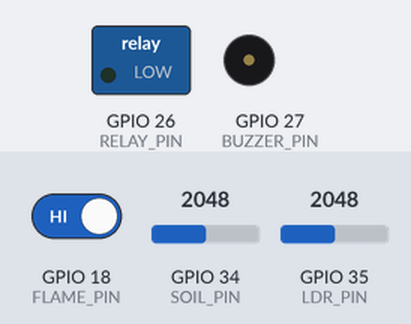
This sketch was run on a simulated ESP32. On the bench: switched loads named in the sketch (green lamp = pin HIGH), buzzer (waves = sounding, pin HIGH). The inputs (shaded band) are chosen by the test bench; at power-on: GPIO 34 (SOIL_PIN) = 2048, GPIO 18 (FLAME_PIN) HIGH, GPIO 35 (LDR_PIN) = 2048. WiFi joins after 1.5 s; servers stay silent unless stated; uploads are accepted with an empty reply; random numbers use the default seed unless the sketch sets one; what the sketch prints to the serial monitor is not drawn.

Above: at 3.7 s.
3.8 s: GPIO 34 (SOIL_PIN) set to 3044
7.9 s: GPIO 34 (SOIL_PIN) set to 3136
At 10.0 s:
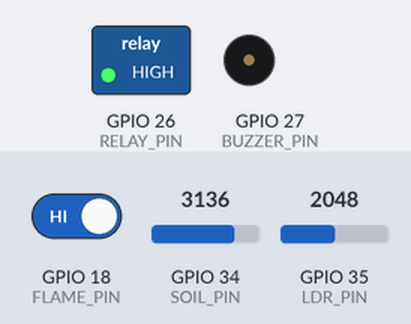
12.0 s: GPIO 18 (FLAME_PIN) driven LOW
At 12.9 s:
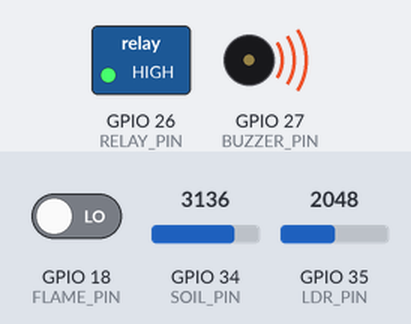
16.1 s: GPIO 34 (SOIL_PIN) set to 2866
At 19.6 s:
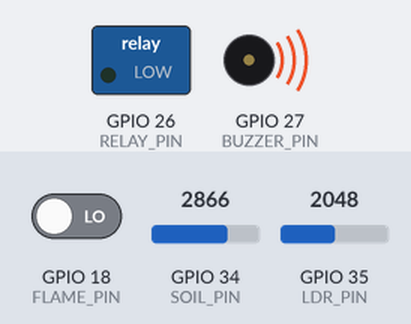
20.2 s: GPIO 34 (SOIL_PIN) set to 3603
At 22.5 s:
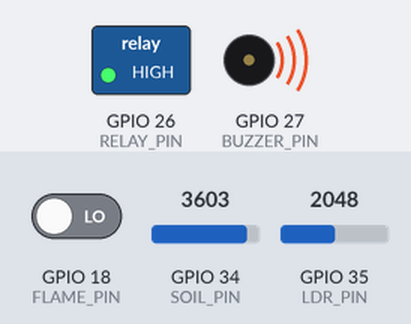
24.3 s: GPIO 34 (SOIL_PIN) set to 2760
At 26.4 s:
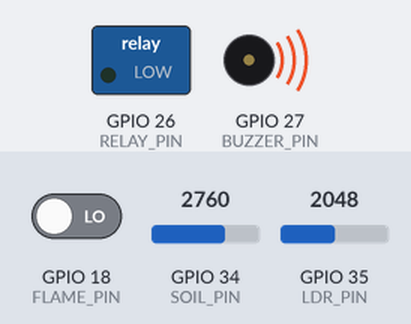
Timing chart, 0 to 27.9 s (numbered marks = the images above; inputs shaded):
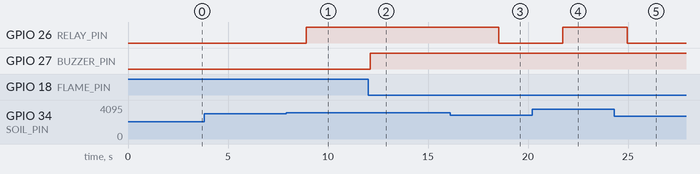

The sketch:

smart_agriculture.ino
```cpp
/*
 * Smart Agriculture Monitoring System
 * Author: Arif Shekh (AI/ML & IoT Developer)
 * Hardware Target: ESP32 / ESP8266 & Arduino
 *
 * Sensors & Actuators:
 * - Soil Moisture Sensor: Analog Pin 34
 * - DHT11 (Temp & Humidity): Digital Pin 4
 * - LDR Light Sensor: Analog Pin 35
 * - Flame Detection Sensor: Digital Pin 18
 * - Relay Module (Water Pump): Digital Pin 26
 * - Buzzer Alarm: Digital Pin 27
 */

#include <WiFi.h>
#include <HTTPClient.h>

// Wi-Fi Credentials
const char* ssid = "WIFI_NETWORK_NAME";
const char* password = "WIFI_PASSWORD";

// Telemetry Server Endpoint
const char* serverUrl = "http://192.168.1.100:5000/api/telemetry";

// Pin Definitions
#define SOIL_PIN 34
#define LDR_PIN 35
#define FLAME_PIN 18
#define RELAY_PIN 26
#define BUZZER_PIN 27

// Thresholds
const int SOIL_DRY_THRESHOLD = 2800; // Analog value above which soil is dry
const int FLAME_TRIGGER_VALUE = LOW; // Flame sensors typically pull LOW on fire detection

void setup() {
  Serial.begin(115200);
  delay(1000);
  Serial.println("\n[IoT Agriculture] Initializing System...");

  pinMode(FLAME_PIN, INPUT);
  pinMode(RELAY_PIN, OUTPUT);
  pinMode(BUZZER_PIN, OUTPUT);

  // Default states (Active Low or High depending on module)
  digitalWrite(RELAY_PIN, LOW); // Pump OFF
  digitalWrite(BUZZER_PIN, LOW); // Buzzer OFF

  // Connect to Wi-Fi
  WiFi.begin(ssid, password);
  Serial.print("[WiFi] Connecting to ");
  Serial.println(ssid);

  int retries = 0;
  while (WiFi.status() != WL_CONNECTED && retries < 20) {
    delay(500);
    Serial.print(".");
    retries++;
  }

  if (WiFi.status() == WL_CONNECTED) {
    Serial.println("\n[WiFi] Connected successfully!");
    Serial.print("[WiFi] Local IP: ");
    Serial.println(WiFi.localIP());
  } else {
    Serial.println("\n[WiFi] Connection timed out. Running in standalone local autonomous mode.");
  }
}

void loop() {
  // 1. Read Soil Moisture (Analog 0 - 4095)
  int rawSoil = analogRead(SOIL_PIN);
  int soilMoisturePercent = map(rawSoil, 4095, 1200, 0, 100);
  soilMoisturePercent = constrain(soilMoisturePercent, 0, 100);

  // 2. Read Light Intensity (LDR)
  int rawLdr = analogRead(LDR_PIN);
  int lightPercent = map(rawLdr, 0, 4095, 0, 100);

  // 3. Read Flame Detection State
  int flameState = digitalRead(FLAME_PIN);
  bool fireHazard = (flameState == FLAME_TRIGGER_VALUE);

  // 4. Simulated Temperature / DHT Read
  float temperature = 28.5 + (random(-10, 10) / 10.0);
  float humidity = 65.0 + (random(-20, 20) / 10.0);

  // 5. Automated Closed-Loop Relay Logic (Watering)
  bool pumpActive = false;
  if (soilMoisturePercent < 35) {
    digitalWrite(RELAY_PIN, HIGH); // Turn ON Pump
    pumpActive = true;
    Serial.println("[AUTOPILOT] Soil dry! Water pump ACTIVATED.");
  } else {
    digitalWrite(RELAY_PIN, LOW); // Turn OFF Pump
    pumpActive = false;
  }

  // 6. Hazard Safety Protection (Flame Alert)
  if (fireHazard) {
    digitalWrite(BUZZER_PIN, HIGH);
    Serial.println("[HAZARD ALERT] Fire/Flame detected! Triggering acoustic alarm!");
  } else {
    digitalWrite(BUZZER_PIN, LOW);
  }

  // 7. Telemetry Dispatch
  Serial.printf("[TELEMETRY] Moisture: %d%% | Temp: %.1fC | Light: %d%% | Pump: %s | Fire: %s\n",
                soilMoisturePercent, temperature, lightPercent,
                pumpActive ? "ON" : "OFF", fireHazard ? "YES" : "NO");

  if (WiFi.status() == WL_CONNECTED) {
    HTTPClient http;
    http.begin(serverUrl);
    http.addHeader("Content-Type", "application/json");

    String jsonPayload = "{";
    jsonPayload += "\"soilMoisture\":" + String(soilMoisturePercent) + ",";
    jsonPayload += "\"temperature\":" + String(temperature) + ",";
    jsonPayload += "\"humidity\":" + String(humidity) + ",";
    jsonPayload += "\"lightLevel\":" + String(lightPercent) + ",";
    jsonPayload += "\"pumpActive\":" + String(pumpActive ? "true" : "false") + ",";
    jsonPayload += "\"fireHazard\":" + String(fireHazard ? "true" : "false");
    jsonPayload += "}";

    int httpResponseCode = http.POST(jsonPayload);
    if (httpResponseCode > 0) {
      Serial.printf("[HTTP] Telemetry pushed: Code %d\n", httpResponseCode);
    }
    http.end();
  }

  delay(3000); // Sample telemetry every 3 seconds
}
```

Measured:
- the behaviour switches between 3081 and 3082 on GPIO 34 (SOIL_PIN) (found by bisection; images 0 and 1)
- after the input at 3.8 s, every drawn part: stays the same
- after the input at 7.9 s, GPIO 26 (RELAY_PIN): LOW → HIGH after 1.0 s
- after the input at 12.0 s, GPIO 27 (BUZZER_PIN): LOW → HIGH after 0.12 s
- after the input at 16.1 s, GPIO 26 (RELAY_PIN): HIGH → LOW after 2.4 s
- after the input at 20.2 s, GPIO 26 (RELAY_PIN): LOW → HIGH after 1.5 s
- after the input at 24.3 s, GPIO 26 (RELAY_PIN): HIGH → LOW after 0.66 s
